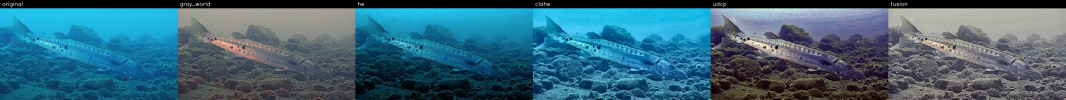
#> input picture results/comparisons/100_img_.jpg, 3198 x 300 px (shown at 1/3 size); its folder holds only this picture in this run
$ python main.py --input results/comparisons   (older library calls are emulated)
#> lines starting #> are read from the running program, lines starting #| are printed output that depends on the picture
### methods.py
"""
methods.py - Underwater image enhancement algorithms (pure NumPy + OpenCV).

All functions take and return 8-bit BGR images (OpenCV convention).

Implemented methods
-------------------
1. gray_world   : Gray-World white balance (colour-cast removal)
2. he           : Histogram Equalisation on the V channel (HSV)
3. clahe        : CLAHE on the L channel (LAB)
4. udcp         : Red compensation + Underwater Dark Channel Prior dehazing
                  (transmission refined with a guided filter)
5. fusion       : PROPOSED - Red compensation + white balance, then
                  multi-scale (Laplacian pyramid) fusion of two derived inputs
                  (Ancuti et al., "Enhancing Underwater Images and Videos by Fusion")
"""
import cv2
import numpy as np


def _u8(x):
    return np.clip(x, 0, 255).astype(np.uint8)


# --------------------------------------------------------------------------
# Basic building blocks
# --------------------------------------------------------------------------
def gray_world(img):
    """Scale each channel so that all channel means become equal."""
    f = img.astype(np.float32)
    means = f.reshape(-1, 3).mean(axis=0)
    gain = means.mean() / (means + 1e-6)
    return _u8(f * gain)


def red_compensation(img, alpha=1.0):
    """Compensate the strongly attenuated red channel using the green channel.

    Ir' = Ir + alpha * (mean(Ig) - mean(Ir)) * (1 - Ir) * Ig
    """
    f = img.astype(np.float32) / 255.0
    b, g, r = cv2.split(f)
    diff = max(g.mean() - r.mean(), 0.0)
    r = r + alpha * diff * (1.0 - r) * g
    return _u8(cv2.merge([b, g, r]) * 255.0)


def contrast_stretch(img, low=1, high=99):
    """Per-channel percentile contrast stretching."""
    out = np.empty_like(img)
    for c in range(3):
        lo, hi = np.percentile(img[..., c], (low, high))
        out[..., c] = _u8((img[..., c].astype(np.float32) - lo) / max(hi - lo, 1) * 255)
    return out


def unsharp(img, sigma=3.0, amount=1.0):
    blur = cv2.GaussianBlur(img, (0, 0), sigma)
    return cv2.addWeighted(img, 1 + amount, blur, -amount, 0)


# --------------------------------------------------------------------------
# 1-3. Classical baselines
# --------------------------------------------------------------------------
def he_hsv(img):
    hsv = cv2.cvtColor(img, cv2.COLOR_BGR2HSV)
    hsv[..., 2] = cv2.equalizeHist(hsv[..., 2])
    return cv2.cvtColor(hsv, cv2.COLOR_HSV2BGR)


def clahe_lab(img, clip=2.0, grid=8):
    lab = cv2.cvtColor(img, cv2.COLOR_BGR2LAB)
    clahe = cv2.createCLAHE(clipLimit=clip, tileGridSize=(grid, grid))
    lab[..., 0] = clahe.apply(lab[..., 0])
    return cv2.cvtColor(lab, cv2.COLOR_LAB2BGR)


# --------------------------------------------------------------------------
# 4. Dark-channel-prior dehazing (underwater variant)
# --------------------------------------------------------------------------
def _guided_filter(I, p, r=30, eps=1e-3):
    """Grey-scale guided filter (He et al.) implemented with box filters."""
    k = (2 * r + 1, 2 * r + 1)
    mean = lambda x: cv2.boxFilter(x, -1, k)
    mI, mp = mean(I), mean(p)
    cov = mean(I * p) - mI * mp
    var = mean(I * I) - mI * mI
    a = cov / (var + eps)
    b = mp - a * mI
    return mean(a) * I + mean(b)


def udcp(img, patch=15, omega=0.9, t0=0.2):
    """Underwater DCP: dark channel computed from the G and B channels only,
    because the red channel is already almost zero underwater."""
    img = red_compensation(img)
    f = img.astype(np.float32) / 255.0
    kernel = cv2.getStructuringElement(cv2.MORPH_RECT, (patch, patch))

    dark = cv2.erode(np.minimum(f[..., 0], f[..., 1]), kernel)

    # Atmospheric (background) light: brightest pixel among top 0.1% dark-channel pixels
    n = max(1, int(dark.size * 0.001))
    idx = np.argsort(dark.ravel())[-n:]
    cand = f.reshape(-1, 3)[idx]
    A = cand[cand.sum(axis=1).argmax()]
    A = np.clip(A, 0.2, 0.95)

    # Transmission map + guided-filter refinement
    norm = f / A
    t = 1.0 - omega * cv2.erode(np.minimum(norm[..., 0], norm[..., 1]), kernel)
    gray = cv2.cvtColor(img, cv2.COLOR_BGR2GRAY).astype(np.float32) / 255.0
    t = np.clip(_guided_filter(gray, t.astype(np.float32)), t0, 1.0)

    J = (f - A) / t[..., None] + A
    return contrast_stretch(_u8(J * 255.0))


# --------------------------------------------------------------------------
# 5. Fusion-based enhancement (proposed)
# --------------------------------------------------------------------------
def _gauss_pyr(x, n):
    p = [x]
    for _ in range(n - 1):
        p.append(cv2.pyrDown(p[-1]))
    return p


def _lap_pyr(x, n):
    g = _gauss_pyr(x, n)
    lp = []
    for i in range(n - 1):
        h, w = g[i].shape[:2]
        lp.append(g[i] - cv2.pyrUp(g[i + 1], dstsize=(w, h)))
    lp.append(g[-1])
    return lp


def _norm01(x):
    return x / (x.max() + 1e-6)


def _weight_map(img_u8):
    """Combine 4 quality measures: Laplacian contrast, saliency,
    saturation and exposedness."""
    f = img_u8.astype(np.float32) / 255.0
    gray = cv2.cvtColor(img_u8, cv2.COLOR_BGR2GRAY).astype(np.float32) / 255.0

    contrast = np.abs(cv2.Laplacian(gray, cv2.CV_32F, ksize=3))
    lab = cv2.cvtColor(cv2.GaussianBlur(img_u8, (5, 5), 0), cv2.COLOR_BGR2LAB).astype(np.float32)
    saliency = np.linalg.norm(lab - lab.reshape(-1, 3).mean(axis=0), axis=2)
    saturation = f.std(axis=2)
    exposed = np.exp(-((gray - 0.5) ** 2) / (2 * 0.25 ** 2))

    return _norm01(contrast) + _norm01(saliency) + _norm01(saturation) + exposed


def fusion(img, levels=5):
    """Proposed method: colour correction + multi-scale fusion."""
    wb = gray_world(red_compensation(img))

    # Input 1 : sharpened version (recovers edges / fine detail)
    in1 = unsharp(wb, sigma=3.0, amount=0.8)
    # Input 2 : CLAHE version (global contrast / visibility)
    in2 = clahe_lab(wb, clip=3.0)
    inputs = [in1, in2]

    # Normalised weights
    w = [_weight_map(i) for i in inputs]
    total = sum(w) + 1e-6
    w = [x / total for x in w]

    # Number of pyramid levels limited by image size
    h, wd = img.shape[:2]
    levels = max(2, min(levels, int(np.log2(min(h, wd))) - 3))

    # Blend each Laplacian level using Gaussian pyramid of the weights
    fused = None
    for inp, wt in zip(inputs, w):
        lp = _lap_pyr(inp.astype(np.float32), levels)
        gp = _gauss_pyr(wt.astype(np.float32), levels)
        cur = [l * g[..., None] for l, g in zip(lp, gp)]
        fused = cur if fused is None else [a + b for a, b in zip(fused, cur)]

    out = fused[-1]
    for lvl in reversed(fused[:-1]):
        hh, ww = lvl.shape[:2]
        out = cv2.pyrUp(out, dstsize=(ww, hh)) + lvl
    return _u8(out)


METHODS = {
    "gray_world": gray_world,
    "he": he_hsv,
    "clahe": clahe_lab,
    "udcp": udcp,
    "fusion": fusion,
}

### metrics.py
"""
metrics.py - Image quality measures.

No-reference (work without ground truth):
    entropy, UIQM (simplified), UCIQE
Full-reference (need a reference image, e.g. UIEB "reference-890"):
    PSNR, SSIM
"""
import cv2
import numpy as np
from skimage.metrics import peak_signal_noise_ratio, structural_similarity


def entropy(img):
    gray = cv2.cvtColor(img, cv2.COLOR_BGR2GRAY)
    hist = np.bincount(gray.ravel(), minlength=256) / gray.size
    hist = hist[hist > 0]
    return float(-(hist * np.log2(hist)).sum())


# ---------------------------- UIQM (Panetta et al.) -----------------------
def _trimmed_mean(x, t=0.1):
    x = np.sort(x.ravel())
    n = len(x)
    return x[int(t * n):max(int((1 - t) * n), int(t * n) + 1)].mean()


def _blocks(x, bs=8):
    h, w = x.shape
    h -= h % bs
    w -= w % bs
    return x[:h, :w].reshape(h // bs, bs, w // bs, bs).swapaxes(1, 2).reshape(-1, bs * bs)


def _eme(x, bs=8):
    b = _blocks(x, bs)
    return float(2 * np.mean(np.log((b.max(1) + 1) / (b.min(1) + 1))))


def uiqm(img):
    """UIQM = 0.0282*UICM + 0.2953*UISM + 3.5753*UIConM  (simplified UIConM)."""
    b, g, r = [c.astype(np.float64) for c in cv2.split(img)]

    # Colourfulness
    rg, yb = r - g, (r + g) / 2 - b
    mu_rg, mu_yb = _trimmed_mean(rg), _trimmed_mean(yb)
    var = rg.var() + yb.var()
    uicm = -0.0268 * np.hypot(mu_rg, mu_yb) + 0.1586 * np.sqrt(var)

    # Sharpness (Sobel edges * channel, EME per block)
    uism = 0.0
    for wgt, ch in zip((0.114, 0.587, 0.299), (b, g, r)):   # B, G, R weights
        sx = cv2.Sobel(ch, cv2.CV_64F, 1, 0)
        sy = cv2.Sobel(ch, cv2.CV_64F, 0, 1)
        uism += wgt * _eme(np.hypot(sx, sy) * ch / 255.0)

    # Contrast (log-AME on intensity, simplified)
    gray = cv2.cvtColor(img, cv2.COLOR_BGR2GRAY).astype(np.float64)
    blk = _blocks(gray)
    ratio = (blk.max(1) - blk.min(1)) / (blk.max(1) + blk.min(1) + 1e-6)
    uiconm = float(-np.mean(ratio * np.log(ratio + 1e-6)))

    return float(0.0282 * uicm + 0.2953 * uism + 3.5753 * uiconm)


# ---------------------------- UCIQE (Yang & Sowmya) -----------------------
def uciqe(img):
    lab = cv2.cvtColor(img.astype(np.float32) / 255.0, cv2.COLOR_BGR2LAB)
    L, a, b = lab[..., 0] / 100.0, lab[..., 1] / 100.0, lab[..., 2] / 100.0
    chroma = np.sqrt(a ** 2 + b ** 2)
    sigma_c = chroma.std()
    con_l = np.percentile(L, 99) - np.percentile(L, 1)
    sat = chroma / (np.sqrt(chroma ** 2 + L ** 2) + 1e-6)
    return float(0.4680 * sigma_c + 0.2745 * con_l + 0.2576 * sat.mean())


# ---------------------------- Full-reference ------------------------------
# [6 lines left out: function psnr_ssim, not called in this run]


def all_metrics(img, ref=None):
    m = {"Entropy": entropy(img), "UIQM": uiqm(img), "UCIQE": uciqe(img)}
    if ref is not None:
        m["PSNR"], m["SSIM"] = psnr_ssim(img, ref)
    return m

### main.py
"""
main.py - Batch underwater image enhancement + evaluation.
python main.py --input raw-890\raw-890 --limit 20 --output results
Example:
    python main.py --input raw-890 --output results
    python main.py --input raw-890 --reference reference-890 --output results
    python main.py --input raw-890 --limit 50 --max-size 640   # quick test
"""
import argparse
from pathlib import Path

import cv2
import matplotlib
matplotlib.use("Agg")
import matplotlib.pyplot as plt
import numpy as np
import pandas as pd

from methods import METHODS
from metrics import all_metrics

try:
    from tqdm import tqdm
except ImportError:                      # tqdm is optional
    def tqdm(x, **kw):
        return x

EXTS = {".png", ".jpg", ".jpeg", ".bmp", ".tif", ".tiff"}


# ------------------------------------------------------------------ helpers
def load(path, max_size):
    img = cv2.imread(str(path), cv2.IMREAD_COLOR)
    if img is None:
        return None
    h, w = img.shape[:2]
    if max_size and max(h, w) > max_size:
        s = max_size / max(h, w)
        img = cv2.resize(img, (int(w * s), int(h * s)), interpolation=cv2.INTER_AREA)
    return img


def find_reference(ref_dir, stem):
    if ref_dir is None:
        return None
    for ext in EXTS:
        for e in (ext, ext.upper()):
            p = ref_dir / f"{stem}{e}"
            if p.exists():
                return p
    return None


def make_grid(images, titles, height=300):
    tiles = []
    for im, t in zip(images, titles):
        s = height / im.shape[0]
        tile = cv2.resize(im, (int(im.shape[1] * s), height))
        cv2.rectangle(tile, (0, 0), (tile.shape[1], 24), (0, 0, 0), -1)
        cv2.putText(tile, t, (6, 17), cv2.FONT_HERSHEY_SIMPLEX, 0.55, (255, 255, 255), 1, cv2.LINE_AA)
        tiles.append(tile)
    return np.hstack(tiles)


def save_histograms(orig, enh, path, name):
    fig, ax = plt.subplots(2, 2, figsize=(10, 6))
    for row, (im, title) in enumerate([(orig, "Original"), (enh, "Enhanced (fusion)")]):
        ax[row, 0].imshow(cv2.cvtColor(im, cv2.COLOR_BGR2RGB))
        ax[row, 0].set_title(f"{title} - {name}")
        ax[row, 0].axis("off")
        for ch, c in zip(range(3), ("b", "g", "r")):
            ax[row, 1].plot(cv2.calcHist([im], [ch], None, [256], [0, 256]), color=c)
        ax[row, 1].set_title(f"{title} RGB histogram")
        ax[row, 1].set_xlim(0, 255)
    plt.tight_layout()
    plt.savefig(path, dpi=120)
    plt.close()


def save_summary_plot(summary, path):
    cols = [c for c in summary.columns]
    fig, ax = plt.subplots(1, len(cols), figsize=(4 * len(cols), 4))
    ax = np.atleast_1d(ax)
    for a, c in zip(ax, cols):
        summary[c].plot.bar(ax=a, color="steelblue", edgecolor="k")
        a.set_title(f"Mean {c}")
        a.set_xlabel("")
        a.tick_params(axis="x", rotation=45)
    plt.tight_layout()
    plt.savefig(path, dpi=120)
    plt.close()


# --------------------------------------------------------------------- main
def main():
    ap = argparse.ArgumentParser(description="Underwater image enhancement project")
    ap.add_argument("--input", required=True, help="folder with raw images (e.g. raw-890)")
    ap.add_argument("--reference", default=None, help="optional folder with reference images (reference-890)")
    ap.add_argument("--output", default="results")
    ap.add_argument("--methods", nargs="+", default=list(METHODS), choices=list(METHODS))
    ap.add_argument("--limit", type=int, default=None, help="process only first N images")
    ap.add_argument("--max-size", type=int, default=800, help="resize longer side (0 = keep original)")
    ap.add_argument("--grids", type=int, default=20, help="number of side-by-side comparison images to save")
    args = ap.parse_args()

    in_dir = Path(args.input)
    ref_dir = Path(args.reference) if args.reference else None
    out = Path(args.output)
    for m in args.methods:
        (out / m).mkdir(parents=True, exist_ok=True)
    (out / "comparisons").mkdir(exist_ok=True)

    files = sorted(p for p in in_dir.iterdir() if p.suffix.lower() in EXTS)
    if args.limit:
        files = files[: args.limit]
    if not files:
        raise SystemExit(f"No images found in {in_dir}")
    print(f"Found {len(files)} images | methods: {', '.join(args.methods)}")

    rows = []
    for i, f in enumerate(tqdm(files, desc="Enhancing")):
        img = load(f, args.max_size)
#> in load, img is the input picture: shape (300, 3198, 3); mean B, G, R 121.2, 102.3, 59.4
        if img is None:
            print(f"  skipped unreadable file: {f.name}")
            continue
        ref_path = find_reference(ref_dir, f.stem)
        ref = load(ref_path, args.max_size) if ref_path else None

        results = {"original": img}
        for m in args.methods:
            results[m] = METHODS[m](img)
            cv2.imwrite(str(out / m / f"{f.stem}.png"), results[m])
#> this loop made 5 passes
#> pass 1, in main, `cv2.imwrite(str(out / m / f"{f.stem}.png"), results[m])`:
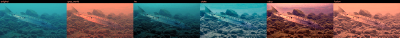
#> saved as 100_img_.png: shape (75, 800, 3) (shown at 1/2 size); mean B, G, R 93.8, 93.8, 92.3
#> after the loop, results = 6 items

        for name, im in results.items():
            rows.append({"image": f.name, "method": name, **all_metrics(im, ref)})
#> this loop made 6 passes
#> name on passes 1 to 6: 'original', 'gray_world', 'he', 'clahe', 'udcp', 'fusion'
#> pass 1, in uiqm, `b, g, r = [c.astype(np.float64) for c in cv2.split(img)]`:
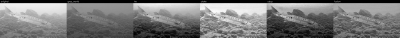
#> b: shape (75, 800) float64 (shown at 1/2 size); min 0, max 253, mean 121.2
#> pass 1, in uiqm, `b, g, r = [c.astype(np.float64) for c in cv2.split(img)]`:
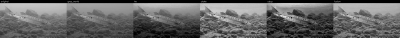
#> g: shape (75, 800) float64 (shown at 1/2 size); min 0, max 247, mean 102.3
#> pass 1, in uiqm, `b, g, r = [c.astype(np.float64) for c in cv2.split(img)]`:
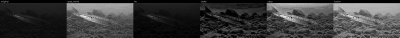
#> r: shape (75, 800) float64 (shown at 1/2 size); min 0, max 251, mean 59.4
#> after the loop, rows = 6 items

        if i < args.grids:
            grid = make_grid(list(results.values()) + ([ref] if ref is not None else []),
                             list(results) + (["reference"] if ref is not None else []))
#> the loop in make_grid, `for im, t in zip(images, titles):` made 6 passes
#> t on passes 1 to 6: 'original', 'gray_world', 'he', 'clahe', 'udcp', 'fusion'
#> after the loop in make_grid, `for im, t in zip(images, titles):`:
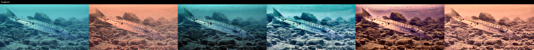
#> tile: shape (300, 3200, 3) (shown at 1/6 size); mean B, G, R 107.1, 107.4, 105.7
            cv2.imwrite(str(out / "comparisons" / f"{f.stem}.jpg"), grid)
            if i == 0 and "fusion" in results:
                save_histograms(img, results["fusion"], out / "histograms.png", f.name)
#> the loop in save_histograms, `for row, (im, title) in enumerate([(orig, "Original"), (enh, "Enhanced..` made 2 passes
#> (row, title) on passes 1 to 2: (0, 'Original'), (1, 'Enhanced (fusion)')
#> in save_histograms, `plt.savefig(path, dpi=120)`:
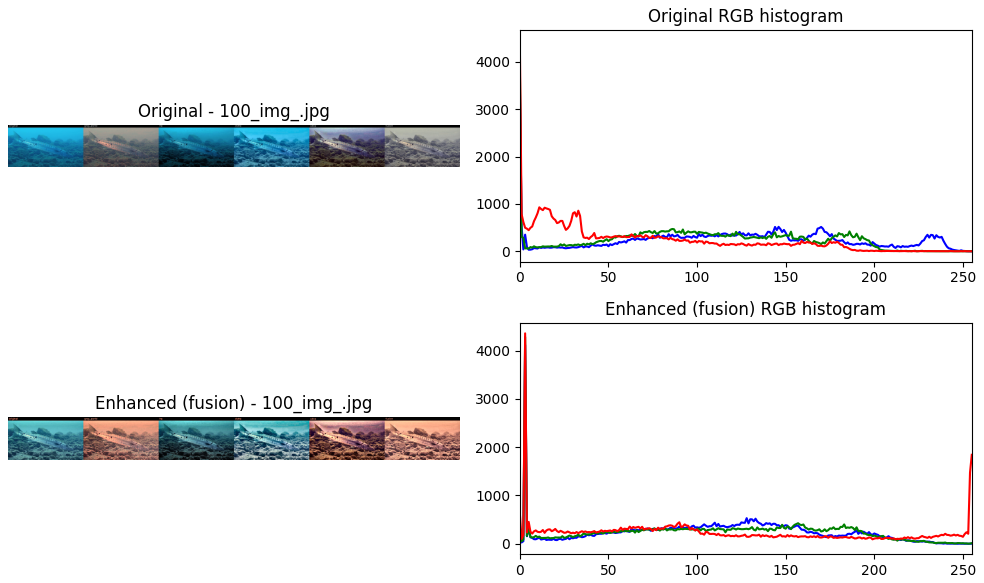
#> figure drawn by matplotlib, 4 panels; panel 2: curve peaks at x = 0, y = 3585; panel 2: curve peaks at x = 0, y = 3997; panel 2: curve peaks at x = 0, y = 4441; panel 4: curve peaks at x = 3, y = 4117

    df = pd.DataFrame(rows)
#> df = table of 6 rows and 5 columns
    df.to_csv(out / "metrics_per_image.csv", index=False)
    summary = df.groupby("method").mean(numeric_only=True)
#> summary = table of 6 rows and 3 columns
    summary = summary.reindex(["original"] + args.methods)
    summary.round(4).to_csv(out / "metrics_summary.csv")
    save_summary_plot(summary, out / "metrics_summary.png")
#> in save_summary_plot, `plt.savefig(path, dpi=120)`:
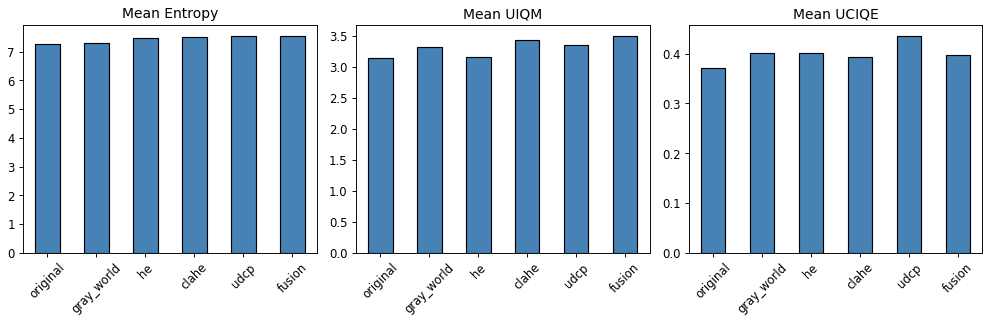
#> figure drawn by matplotlib, 3 panels; panel 1: tallest bar 7.56 high, from x = 4.75 to 5.25; panel 2: tallest bar 3.5 high, from x = 4.75 to 5.25; panel 3: tallest bar 0.436 high, from x = 3.75 to 4.25

    print("\n=== Mean metrics over dataset ===")
    print(summary.round(3).to_string())
#|             Entropy   UIQM  UCIQE
#| method
#| original      7.268  3.146  0.371
#| gray_world    7.310  3.311  0.401
#| he            7.485  3.161  0.401
#| clahe         7.510  3.434  0.394
#> (further printed lines are left out)
    print(f"\nAll results saved in: {out.resolve()}")


if __name__ == "__main__":
    main()

$ run again, on results/comparisons/102_img_.jpg
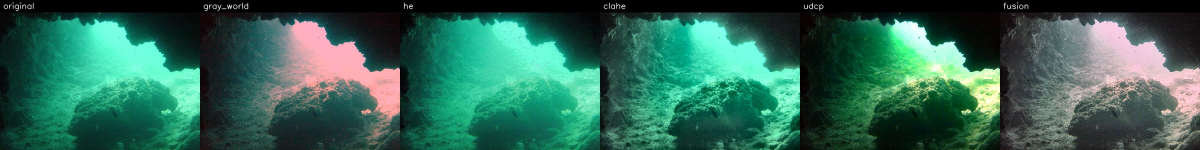
#> input picture results/comparisons/102_img_.jpg, 2400 x 300 px (shown at 1/2 size)
#> in load, img is the input picture: shape (300, 2400, 3); mean B, G, R 85.8, 102.4, 50.9
#> img: shape (100, 800, 3)
#> the loop in main, `for m in args.methods:` made 5 passes
#> after the loop in main, `for m in args.methods:`: results = 6 items
#> the loop in main, `for name, im in results.items():` made 6 passes
#> name on passes 1 to 6: 'original', 'gray_world', 'he', 'clahe', 'udcp', 'fusion'
#> the loop in make_grid, `for im, t in zip(images, titles):` made 6 passes
#> t on passes 1 to 6: 'original', 'gray_world', 'he', 'clahe', 'udcp', 'fusion'
#> after the loop in make_grid, `for im, t in zip(images, titles):`:
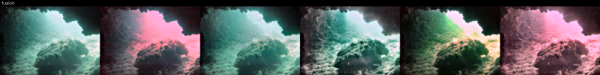
#> tile: shape (300, 2400, 3) (shown at 1/4 size); mean B, G, R 95.9, 96.2, 91
#> the loop in save_histograms, `for row, (im, title) in enumerate([(orig, "Original"), (enh, "Enhanced..` made 2 passes
#> (row, title) on passes 1 to 2: (0, 'Original'), (1, 'Enhanced (fusion)')
#> df = table of 6 rows and 5 columns
#> summary = table of 6 rows and 3 columns
#> in save_summary_plot, `plt.savefig(path, dpi=120)`:
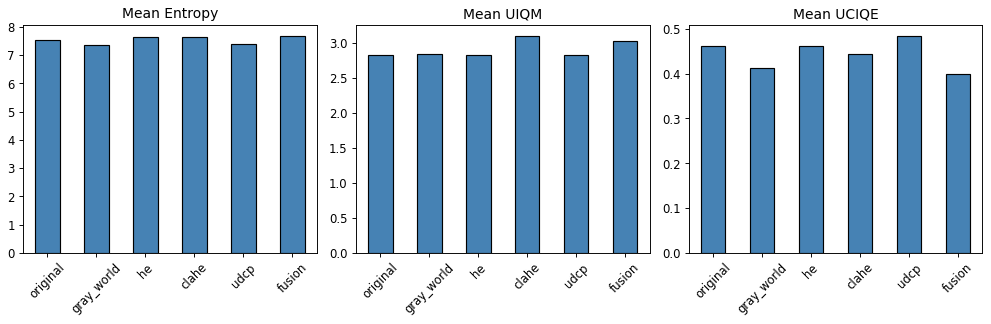
#> figure drawn by matplotlib, 3 panels; panel 1: tallest bar 7.69 high, from x = 4.75 to 5.25; panel 2: tallest bar 3.1 high, from x = 2.75 to 3.25; panel 3: tallest bar 0.485 high, from x = 3.75 to 4.25
#|             Entropy   UIQM  UCIQE
#| method
#| original      7.538  2.824  0.461
#| gray_world    7.364  2.846  0.413
#| he            7.628  2.827  0.461
#| clahe         7.646  3.103  0.443
#> (further printed lines are left out)
